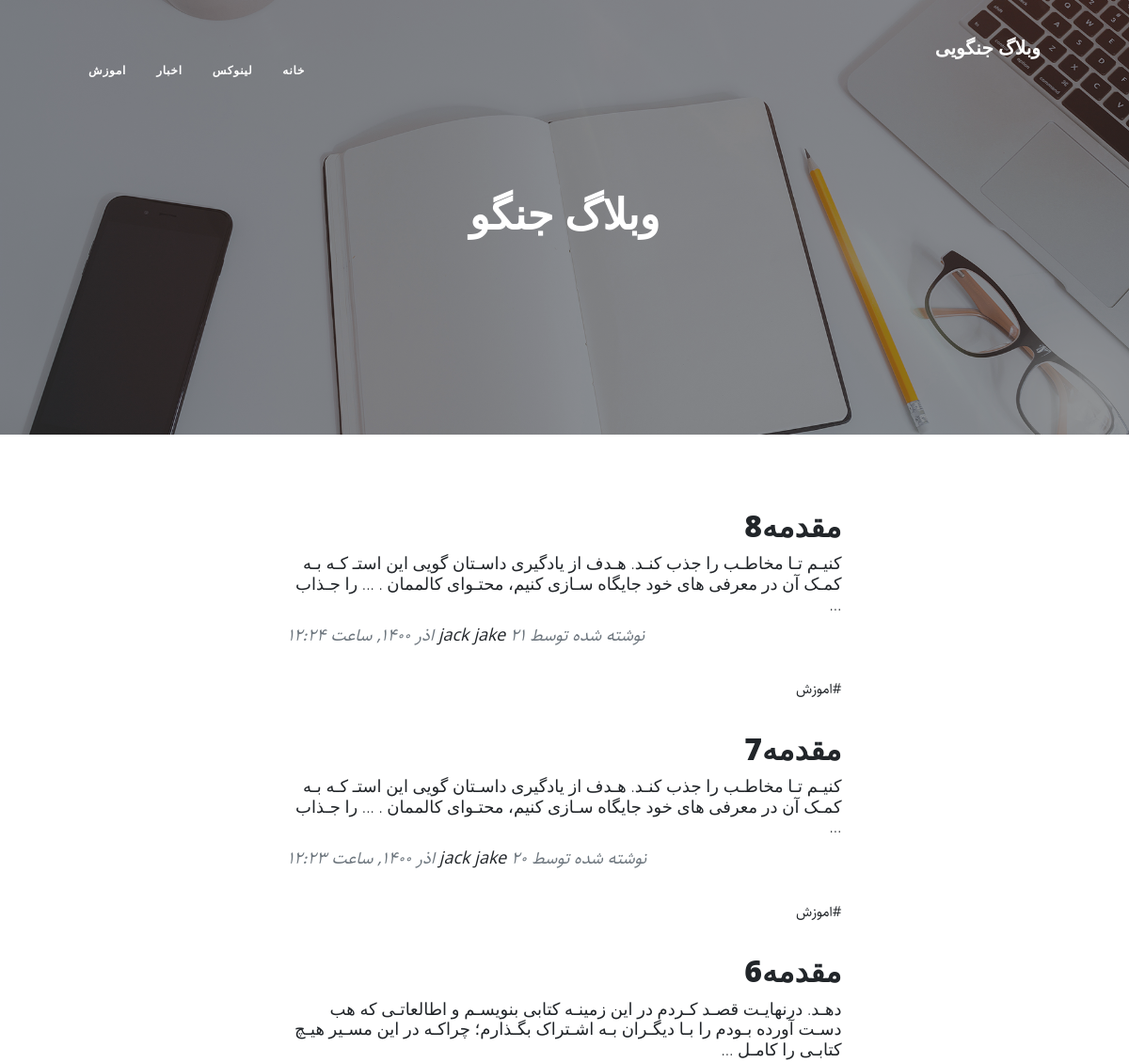
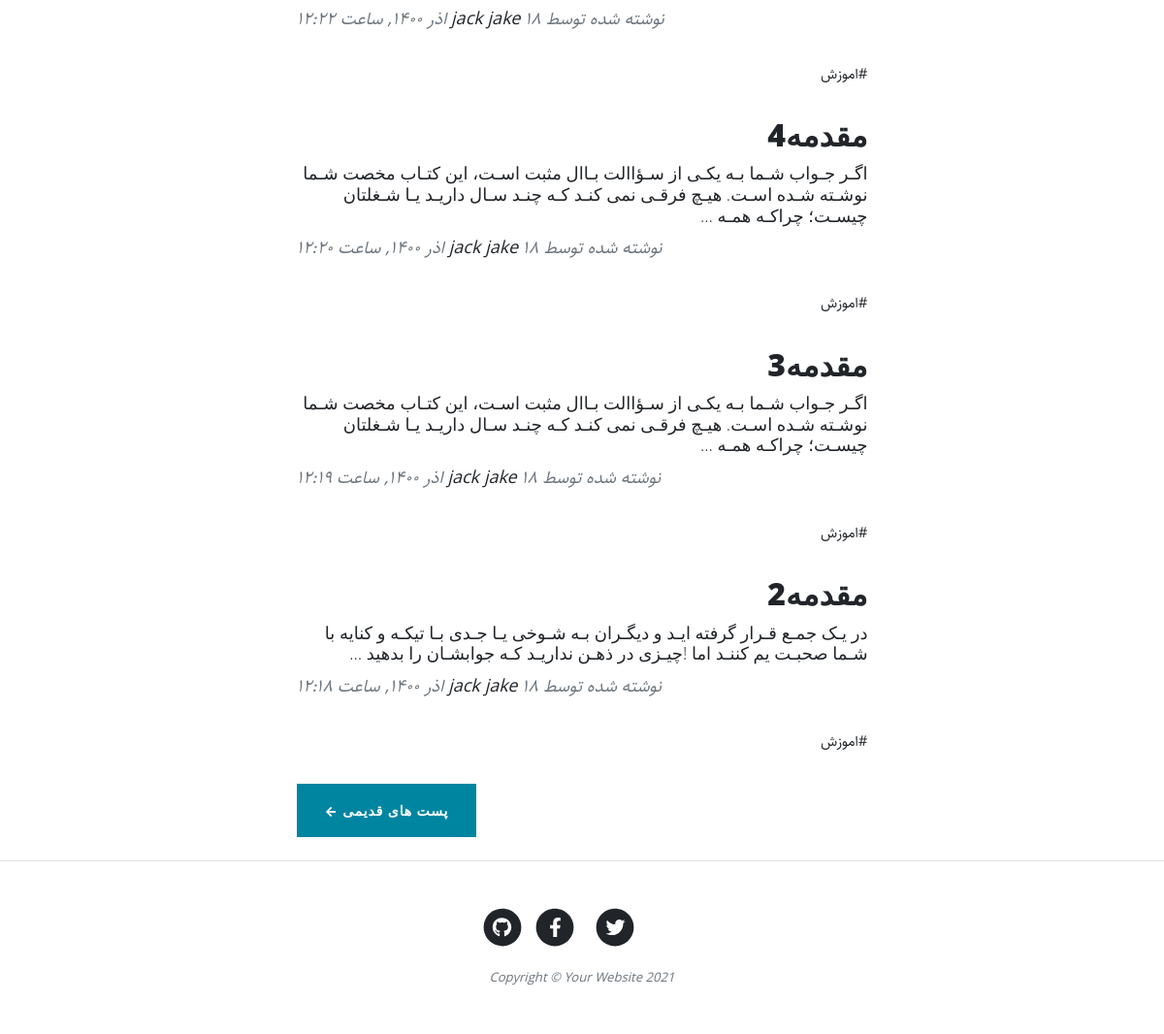
The page / on the database its author committed (2 pictures, top to bottom).
### blog/models.py (models this page shows, shortened)
class Category(models.Model):
    parent = models.ForeignKey('self', default=None, null=True, blank=True, on_delete=models.SET_NULL, related_name='children', verbose_name='زیر دسته')
    title = models.CharField(max_length=200, verbose_name='عنوان دسته بندی ')
    slug = models.SlugField(max_length=100, unique=True,verbose_name=' ادرس دسته بندی')
    status = models.BooleanField(default=True, verbose_name='ایا نمایش داده شود؟')
    position = models.IntegerField(verbose_name='پوزیشن')
    class Meta():
        verbose_name = 'دسته بندی '
        verbose_name_plural = 'دسته بندی ها'
        ordering = ['parent__id' ,'position']
    objects = CategoryManager()

class Article(models.Model):
    STATUS_CHOICES = (
        ('d', 'پیش نویس  '),
        ('p', 'منتشر شده '),
    )
    author = models.ForeignKey(User, null=True, on_delete=models.SET_NULL, related_name='articles', verbose_name="نویسنده")
    title = models.CharField(max_length=60, verbose_name='عنوان مقاله')
    slug = models.SlugField(max_length=60, unique=True,verbose_name='ادرس مقاله')
    category = models.ManyToManyField(Category, verbose_name='دسته بندی', related_name='articles')
    description = models.TextField(verbose_name='محتوا')
    thumbnail = models.ImageField(upload_to="images/", verbose_name='تصویر مقاله')
    publish = models.DateTimeField(default=timezone.now, verbose_name='زمان انتشار')
    created = models.DateTimeField(auto_now_add=True)
    updated = models.DateTimeField(auto_now=True)
    status = models.CharField(max_length=1, choices=STATUS_CHOICES, verbose_name='وضعیت')
    class Meta():
        verbose_name = 'مقاله'
        verbose_name_plural = 'مقالات'
        ordering = ['-publish']
    def jpublish(self):
        return jalali_converter(self.publish)
    jpublish.short_description = "زمان انتشار"
    def thumbnail_tag(self):
        return format_html("<img width=100 height=75 style='border-radius:7px;' src='{}'".format(self.thumbnail.url))
    thumbnail_tag.short_description = " عکس"
    objects = ArticleManager()

### blog/views.py (the view)
# urls.py: path('', ArticleList.as_view(), name='home'),
class ArticleList(ListView):
    queryset = Article.objects.published()
    paginate_by = 6

### blog/models.py (called while the page is built)
    def active(self):
        return self.filter(status=True)

### blog/templatetags/base_tags.py (called while the page is built)
@register.simple_tag
def title(data='وبلاگ جنگویی'):
    return data

@register.inclusion_tag("blog/partials/category_navbar.html")
def category_navbar():
    return {
        "category" : Category.objects.filter(status=True),
    }

### extensions/jalali.py (called while the page is built)
    def persian_tuple(self):
        return self.persian_year, self.persian_month, self.persian_day

### extensions/utils.py (called while the page is built)
def persian_numbers_converter(mystr):
   numbers = {
      "0":"۰",
      "1":"۱",
      "2":"۲",
      "3":"۳",
      "4":"۴",
      "5":"۵",
      "6":"۶",
      "7":"۷",
      "8":"۸",
      "9":"۹",
   }
   for e, p in numbers.items():
      mystr = mystr.replace(e,p)
   return mystr

def jalali_converter(time):
   jmonths = ['فروردین','اردیبهشت','خرداد','تیر','مرداد','شهریور','مهر','ابان','اذر','دی','بهمن','اسفند']
   time = timezone.localtime(time)
   time_to_str = "{},{},{}".format(time.year, time.month, time.day)
   time_to_tuple = jalali.Gregorian(time_to_str).persian_tuple()
   time_to_list = list(time_to_tuple)
   for index, month in enumerate(jmonths):
      if time_to_list[1] == index + 1:
         time_to_list[1] = month
         break
   output = "{} {} {}, ساعت {}:{}".format(
      time_to_list[2],
      time_to_list[1],
      time_to_list[0],
      time.hour,
      time.minute,
   )
   return  persian_numbers_converter(output)

### templates/blog/article_list.html (shortened to what this page needs)
{% extends 'blog/list.html' %}
{% block next_url %}
{% url 'blog:home' page_obj.next_page_number %}
{% endblock  %}

### templates/blog/list.html (shortened to what this page needs)
{% extends 'blog/base.html' %}
{% load static %}
{% block main %}
<header class="masthead" style="background-image: url('{% static 'blog/assets/img/home-bg.jpg' %}')">
    <div class="container position-relative px-4 px-lg-5">
        <div class="row gx-4 gx-lg-5 justify-content-center">
            <div class="col-md-10 col-lg-8 col-xl-7">
                <div class="site-heading">
                    <h1>وبلاگ جنگو</h1>
                </div>
            </div>
        </div>
    </div>
</header>
    <div class="container px-4 px-lg-5">
        <div class="row gx-4 gx-lg-5 justify-content-center">
            <div class="col-md-10 col-lg-8 col-xl-7">
                {% for article in object_list %}
                    <div class="post-preview">
                        <a href="{%url 'blog:detail' article.slug %}">
                            <h2 class="post-title">{{article.title}}</h2>
                            <h3 class="post-subtitle">{{article.description|truncatewords:30}}</h3>
                        </a>
                        <p class="post-meta">
                            نوشته شده توسط
                            <a href="{% url 'blog:author' article.author %}">{{article.author.get_full_name}}</a>
                            {{article.jpublish}}
                            <div class="">
                                {% for cat in article.category.active %}
                                   <a href="{% url 'blog:category' cat.slug %}">#{{cat.title}}</a>
                                {% endfor %}
                            </div>
                        </p>
                    </div>
                {% endfor %}
                {% if is_paginated %}
                    <div class="d-flex justify-content-end mb-4 pager-botton">
                        {% if page_obj.has_next %}
                        <a class="btn btn-primary text-uppercase" href="{% block next_url %}{% endblock  %}">پست های قدیمی &larr;</a>
                        {% endif %}
                    </div>
                {% endif %}
            </div>
        </div>
    </div>
{% endblock  %}

### templates/blog/partials/category_navbar.html (shortened to what this page needs)
<div class="collapse navbar-collapse nav" id="navbarResponsive">
    <ul class="navbar-nav ms-auto py-4 py-lg-0">
        <li class="nav-item">
            <a class="nav-link px-lg-3 py-3 py-lg-4" href="{% url 'blog:home' %}">خانه</a>
        </li>
        {% for cat in category %}
            {% if cat.parent == None %}
            <li class="nav-item">
                <a class="nav-link px-lg-3 py-3 py-lg-4" href="{% url 'blog:category' cat.slug %}">{{cat.title}}</a>
            </li>
            {% endif %}
        {% endfor %}
    </ul>
</div>

### static/blog/css/rtl.css (style rules this page uses)
body { direction: rtl; text-align: right; font-family: "Sahel"; font-size:15px; }
ul.navbar-nav.ms-auto.py-4.py-lg-0 { margin-left: initial !important; margin-right: auto !important; }
p.post-meta { text-align: left; }
.pager-botton { float: left !important; }
header.masthead .site-heading h1, header.masthead .site-heading .h1 { font-size: 45px; }
.post-preview > a > .post-title { font-size:32px !important; }
.post-subtitle { font-size:18px; }
.nav ul { padding-right: 0; }
.nav ul li { border-bottom: none; height: 86px; line-height: 86px; font-size: 14px; display: inline-block; float:left; margin: 0 auto; }
.nav ul li a { text-decoration: none; color:#000000; display: block; transition: .3s background-color; padding:0 24px; }
.nav a { border-bottom:none; }

### rows shown on the page
Category: title "لینوکس"
Category: title "اخبار"
Category: title "اموزش"
Article: title "مقدمه8", description "کنیـم تـا مخاطـب را جذب کنـد. هـدف از یادگیری داسـتان گویی این استـ کـه بـه کمـک آن در معرفی های خود جایگاه سـازی کنیم، محتـوای کالممان . ... را جـذاب …", author.get_full_name "jack jake", jpublish "۲۱ اذر ۱۴۰۰, ساعت ۱۲:۲۴"
Article: title "مقدمه7", description "کنیـم تـا مخاطـب را جذب کنـد. هـدف از یادگیری داسـتان گویی این استـ کـه بـه کمـک آن در معرفی های خود جایگاه سـازی کنیم، محتـوای کالممان . ... را جـذاب …", author.get_full_name "jack jake", jpublish "۲۰ اذر ۱۴۰۰, ساعت ۱۲:۲۳"
Article: title "مقدمه6", description "دهـد. درنهایـت قصـد کـردم در این زمینـه کتابی بنویسـم و اطالعاتـی که هب دسـت آورده بـودم را بـا دیگـران بـه اشـتراک بگـذارم؛ چراکـه در این مسـیر هیـچ کتابـی را کامـل …", author.get_full_name "jack jake", jpublish "۱۸ اذر ۱۴۰۰, ساعت ۱۲:۲۲"
Article: title "مقدمه4", description "اگـر جـواب شـما بـه یکـی از سـؤاالت بـاال مثبت اسـت، این کتـاب مخصت شـما نوشـته شـده اسـت. هیـچ فرقـی نمی کنـد کـه چنـد سـال داریـد یـا شـغلتان چیسـت؛ چراکـه همـه …", author.get_full_name "jack jake", jpublish "۱۸ اذر ۱۴۰۰, ساعت ۱۲:۲۰"
Article: title "مقدمه3", description "اگـر جـواب شـما بـه یکـی از سـؤاالت بـاال مثبت اسـت، این کتـاب مخصت شـما نوشـته شـده اسـت. هیـچ فرقـی نمی کنـد کـه چنـد سـال داریـد یـا شـغلتان چیسـت؛ چراکـه همـه …", author.get_full_name "jack jake", jpublish "۱۸ اذر ۱۴۰۰, ساعت ۱۲:۱۹"
Article: title "مقدمه2", description "در یـک جمـع قـرار گرفته ایـد و دیگـران بـه شـوخی یـا جـدی بـا تیکـه و کنایه با شـما صحبـت یم کننـد اما !چیـزی در ذهـن نداریـد کـه جوابشـان را بدهید …", author.get_full_name "jack jake", jpublish "۱۸ اذر ۱۴۰۰, ساعت ۱۲:۱۸"
